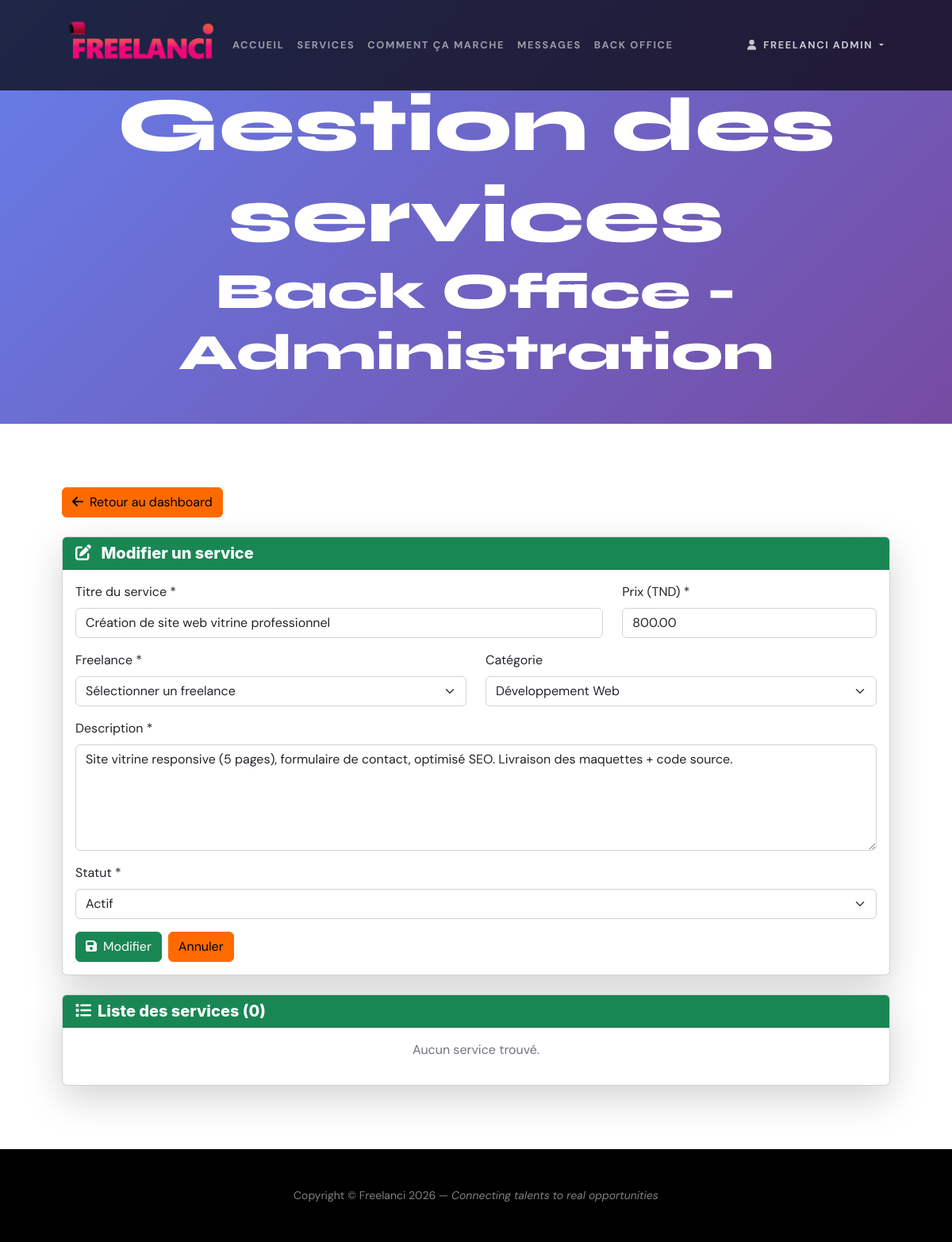
Page /admin/services.php?modifier=1 (signed in) on the committed database.
### tables this page shows
CREATE TABLE IF NOT EXISTS services (
    id INT AUTO_INCREMENT PRIMARY KEY,
    titre VARCHAR(255) NOT NULL,
    description TEXT NOT NULL,
    prix DECIMAL(10, 2) NOT NULL,
    delai_jours INT DEFAULT 7,
    image VARCHAR(255),
    categorie_id INT,
    freelance_id INT NOT NULL,
    date_creation DATETIME DEFAULT CURRENT_TIMESTAMP,
    statut ENUM('actif', 'inactif') DEFAULT 'actif',
    FOREIGN KEY (categorie_id) REFERENCES categories(id) ON DELETE SET NULL,
    FOREIGN KEY (freelance_id) REFERENCES utilisateurs(id) ON DELETE CASCADE,
    INDEX idx_freelance (freelance_id),
    INDEX idx_categorie (categorie_id),
    INDEX idx_statut (statut)
);

CREATE TABLE IF NOT EXISTS categories (
    id INT AUTO_INCREMENT PRIMARY KEY,
    nom VARCHAR(100) NOT NULL UNIQUE,
    description TEXT,
    icone VARCHAR(50)
);

### admin/services.php (the view, shortened to what this page needs)
<?php
$pdo = getDBConnection();
$stmt = $pdo->query("SELECT s.*, u.nom as freelance_nom, u.prenom as freelance_prenom, c.nom as categorie_nom
                     FROM services s
                     JOIN utilisateurs u ON s.freelance_id = u.id
                     LEFT JOIN categories c ON s.categorie_id = c.id
                     ORDER BY s.date_creation DESC");
$services = $stmt->fetchAll();
$stmt = $pdo->query("SELECT * FROM categories ORDER BY nom");
$categories = $stmt->fetchAll();
$service_edit = null;
if (isset($_GET['modifier'])) {
    $service_id = intval($_GET['modifier']);
    $stmt = $pdo->prepare("SELECT * FROM services WHERE id = ?");
    $stmt->execute([$service_id]);
    $service_edit = $stmt->fetch();
}
include __DIR__ . '/../includes/header.php';
?>
<header class="masthead text-center text-white" style="padding-top: 100px; padding-bottom: 50px; background: linear-gradient(135deg, #667eea 0%, #764ba2 100%);">
    <div class="masthead-content">
        <div class="container px-5">
            <h1 class="masthead-heading mb-0">Gestion des services</h1>
            <h2 class="masthead-subheading mb-0">Back Office - Administration</h2>
        </div>
    </div>
</header>
<section style="padding: 80px 0;">
    <div class="container px-5">
        <div class="mb-4">
            <a href="index.php" class="btn btn-secondary">
                <i class="fas fa-arrow-left me-2"></i>Retour au dashboard
            </a>
        </div>
        <div class="card shadow-lg mb-4">
            <div class="card-header bg-success text-white">
                <h5 class="mb-0">
                    <i class="fas fa-<?php echo $service_edit ? 'edit' : 'plus'; ?> me-2"></i>
                    <?php echo $service_edit ? 'Modifier un service' : 'Ajouter un nouveau service'; ?>
                </h5>
            </div>
            <div class="card-body">
                <form method="POST" action="">
                    <div class="row">
                        <div class="col-md-8 mb-3">
                            <label for="titre" class="form-label">Titre du service *</label>
                            <input type="text" class="form-control" id="titre" name="titre"
                                   value="<?php echo htmlspecialchars($service_edit['titre'] ?? ''); ?>" required>
                        </div>
                        <div class="col-md-4 mb-3">
                            <label for="prix" class="form-label">Prix (TND) *</label>
                            <input type="number" class="form-control" id="prix" name="prix"
                                   step="0.01" min="0"
                                   value="<?php echo $service_edit['prix'] ?? ''; ?>" required>
                        </div>
                    </div>
                    <div class="row">
                        <div class="col-md-6 mb-3">
                            <label for="freelance_id" class="form-label">Freelance *</label>
                            <select class="form-select" id="freelance_id" name="freelance_id" required>
                                <option value="">Sélectionner un freelance</option>
                            </select>
                        </div>
                        <div class="col-md-6 mb-3">
                            <label for="categorie_id" class="form-label">Catégorie</label>
                            <select class="form-select" id="categorie_id" name="categorie_id">
                                <?php foreach ($categories as $cat): ?>
                                    <option value="<?php echo $cat['id']; ?>"
                                            <?php echo ($service_edit && $service_edit['categorie_id'] == $cat['id']) ? 'selected' : ''; ?>>
                                        <?php echo htmlspecialchars($cat['nom']); ?>
                                    </option>
                                <?php endforeach; ?>
                            </select>
                        </div>
                    </div>
                    <div class="mb-3">
                        <label for="description" class="form-label">Description *</label>
                        <textarea class="form-control" id="description" name="description" rows="5" required><?php echo htmlspecialchars($service_edit['description'] ?? ''); ?></textarea>
                    </div>
                    <div class="mb-3">
                        <label for="statut" class="form-label">Statut *</label>
                        <select class="form-select" id="statut" name="statut" required>
                            <option value="actif" <?php echo (!$service_edit || $service_edit['statut'] === 'actif') ? 'selected' : ''; ?>>Actif</option>
                        </select>
                    </div>
                    <div class="d-flex gap-2">
                        <button type="submit" class="btn btn-success">
                            <i class="fas fa-save me-2"></i><?php echo $service_edit ? 'Modifier' : 'Ajouter'; ?>
                        </button>
                        <?php if ($service_edit): ?>
                            <a href="services.php" class="btn btn-secondary">Annuler</a>
                        <?php endif; ?>
                    </div>
                </form>
            </div>
        </div>
        <div class="card shadow-lg">
            <div class="card-header bg-success text-white">
                <h5 class="mb-0"><i class="fas fa-list me-2"></i>Liste des services (<?php echo count($services); ?>)</h5>
            </div>
            <div class="card-body">
                <?php if (empty($services)): ?>
                    <p class="text-center text-muted">Aucun service trouvé.</p>
                <?php endif; ?>
            </div>
        </div>
    </div>
</section>
<?php include __DIR__ . '/../includes/footer.php'; ?>

### includes/header.php (style rules this page uses)
:root { --accent-orange: #ff6b35; --accent-orange-hover: #ff8255; }
body { font-family: 'DM Sans', sans-serif; }
h1, h2, h3, .navbar-brand, .masthead-heading, .display-4 { font-family: 'Syne', sans-serif; }

### rows in the picture
services: titre "Création de site web vitrine professionnel", prix "800.00", categorie_id "Développement Web", description "Site vitrine responsive (5 pages), formulaire de contact, optimisé SEO. Livraison des maquettes + code source.", statut "Actif"

### other values in the picture
$currentUser['prenom'] . ' ' . $currentUser['nom'] "FREELANCI ADMIN"
count($services) "0"
